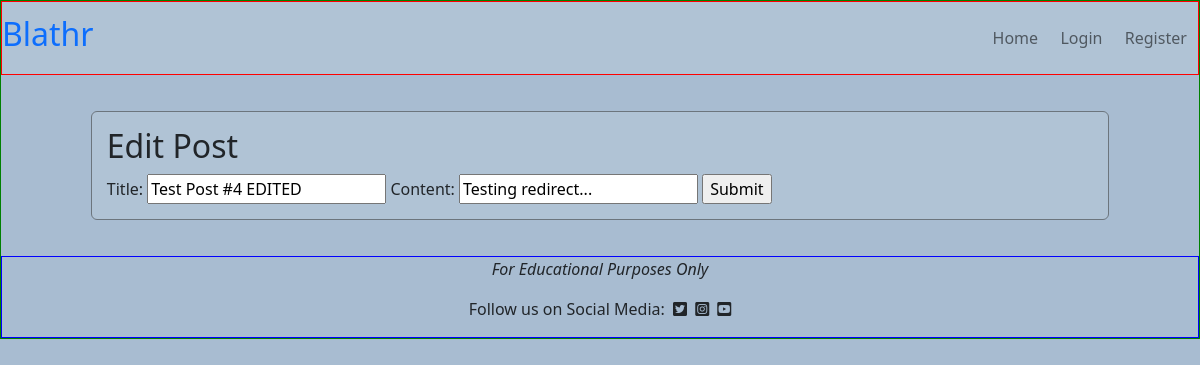
Before: /post_detail/4/edit/ with the older database file.
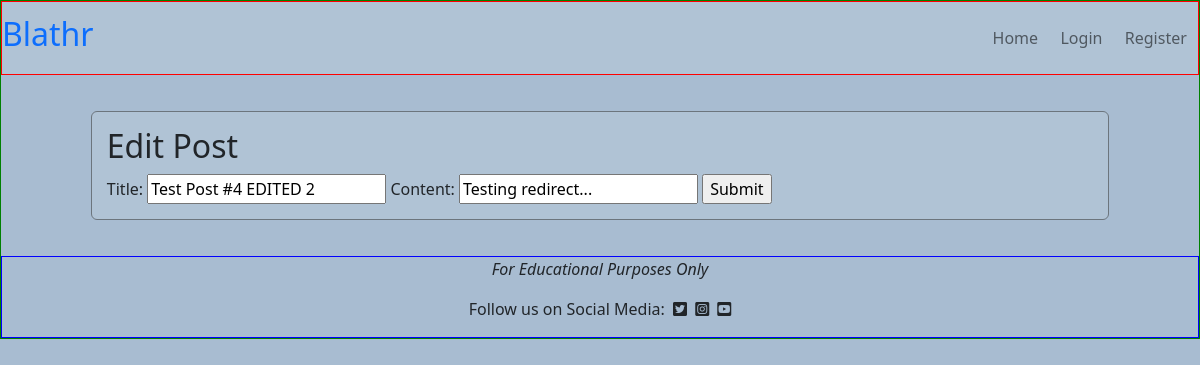
After: the same page with the newer database file.
### posts/models.py (models this page shows, shortened)
class Post(models.Model):
    post_id = models.AutoField(primary_key=True)
    title = models.CharField(max_length=200, unique=True, blank=False,
                             null=False)
    author = models.ForeignKey(User, on_delete=models.CASCADE)
    created_date = models.DateTimeField(auto_now_add=True)
    content = models.TextField()
    category = models.ForeignKey(Category, on_delete=models.CASCADE)
    status = models.IntegerField(choices=STATUS, default=0)
    vote_count = models.ManyToManyField(User, related_name='vote_count',
                                        blank=True)

### posts/views.py (the view, shortened to what this page needs)
# urls.py: path('post_detail/<post_id>/edit/', edit_post, name='edit_post'),
def edit_post(request, post_id):
    post = Post.objects.get(post_id=post_id)
    template = loader.get_template('edit_post.html')
    context = {
        'post': post,
    }
    return HttpResponse(template.render(context, request))

### templates/edit_post.html (shortened to what this page needs)
{% extends 'base.html' %}
{% block content %}
<div class="row" id="post-detail-row">
    <div class="col-10 border border-secondary rounded" id="post-detail-col">
        <h2>Edit Post</h2>
        <form action="update/" method="post">
            Title:
            <input name="post_title" value="{{ post.title }}">
            Content:
            <input name="post_content" value="{{ post.content }}">
            <input type="submit">
        </form>
    </div>
</div>
{% endblock %}

Changed rows visible on the page:
changed Post "Testing redirect...": post_title "Test Post #4 EDITED" → "Test Post #4 EDITED 2"
